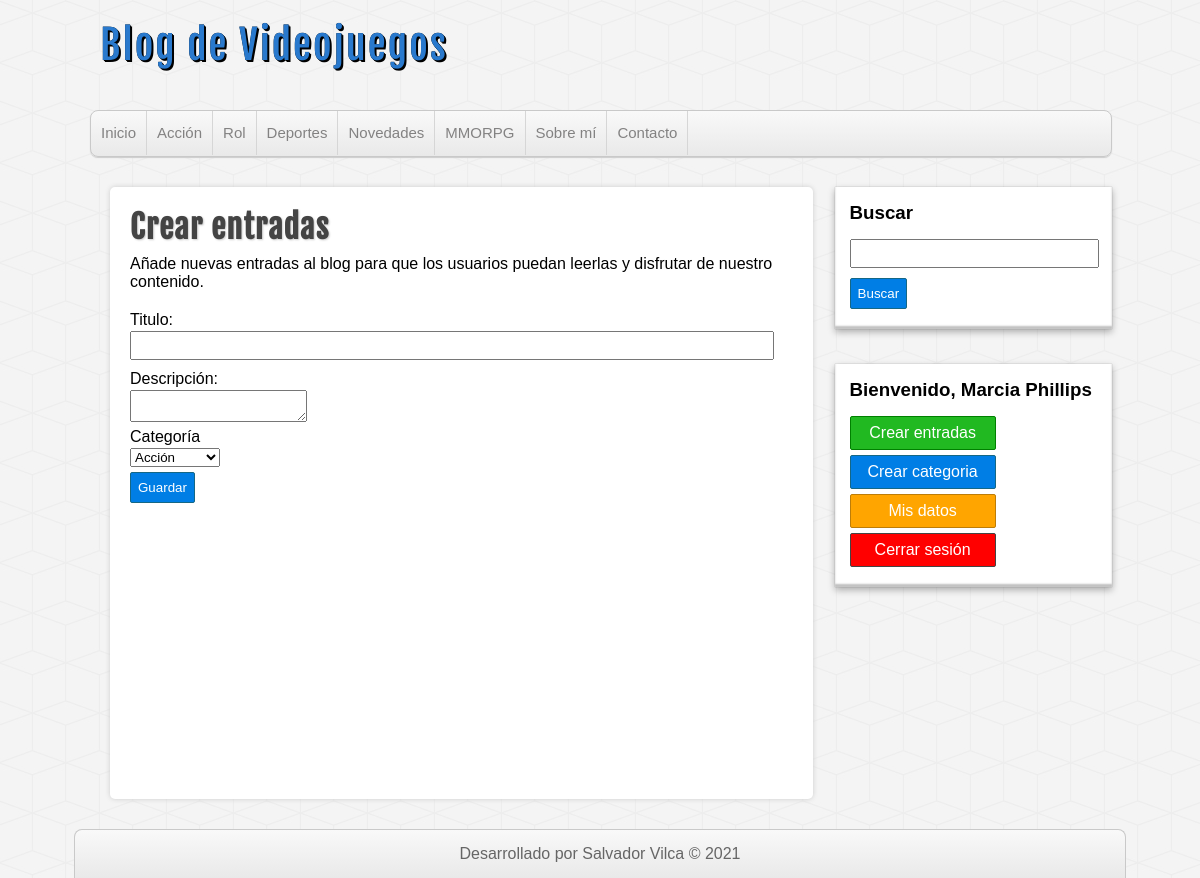
The page /crear-entradas.php (signed in) on the database its author committed.
### tables this page shows
CREATE TABLE `categorias` (
  `id` int(255) NOT NULL AUTO_INCREMENT,
  `nombre` varchar(255) NOT NULL,
  PRIMARY KEY (`id`)
);

### includes/helpers.php (called while the page is built, shortened)
<?php
function conseguirCategorias($conexion){
	$sql = "SELECT * FROM categorias ORDER BY id ASC;";
	$categorias = mysqli_query($conexion, $sql);
	$resultado = array();
	if($categorias && mysqli_num_rows($categorias) >= 1){
		$resultado = $categorias;
	}
	return $resultado;
}

### crear-entradas.php (the view, shortened to what this page needs)
<?php require_once 'includes/cabecera.php'; ?>
<?php require_once 'includes/lateral.php'; ?>
<div id="principal">
	<h1>Crear entradas</h1>
	<p>
		Añade nuevas entradas al blog para que los usuarios puedan
		leerlas y disfrutar de nuestro contenido.
	</p>
	<br/>
	<form action="guardar-entrada.php" method="POST">
		<label for="titulo">Titulo:</label>
		<input type="text" name="titulo" />
		<label for="descripcion">Descripción:</label>
		<textarea name="descripcion"></textarea>
		<label for="categoria">Categoría</label>
		<select name="categoria">
			<?php
				$categorias = conseguirCategorias($db);
				if(!empty($categorias)):
				while($categoria = mysqli_fetch_assoc($categorias)):
			?>
				<option value="<?=$categoria['id']?>">
					<?=$categoria['nombre']?>
				</option>
			<?php
				endwhile;
				endif;
			?>
		</select>
		<input type="submit" value="Guardar" />
	</form>
</div>
<?php require_once 'includes/pie.php'; ?>

### includes/cabecera.php (shortened to what this page needs)
<?php require_once 'conexion.php'; ?>
<?php require_once 'includes/helpers.php'; ?>
<!DOCTYPE HTML>
<html lang="es">
	<head>
		<link rel="stylesheet" type="text/css" href="./assets/css/style.css" />
	</head>
	<body>
		<header id="cabecera">
			<div id="logo">
				<a href="index.php">
					Blog de Videojuegos
				</a>
			</div>
			<nav id="menu">
				<ul>
					<li>
						<a href="index.php">Inicio</a>
					</li>
					<?php
						$categorias = conseguirCategorias($db);
						if(!empty($categorias)):
							while($categoria = mysqli_fetch_assoc($categorias)):
					?>
								<li>
									<a href="categoria.php?id=<?=$categoria['id']?>"><?=$categoria['nombre']?></a>
								</li>
					<?php
							endwhile;
						endif;
					?>
					<li>
						<a href="index.php">Sobre mí</a>
					</li>
					<li>
						<a href="index.php">Contacto</a>
					</li>
				</ul>
			</nav>
		</header>
		<div id="contenedor">

### assets/css/style.css (style rules this page uses)
* { margin: 0px; padding: 0px; font-family: sans-serif, Helvetica, Arial; text-decoration: none; }
body { background: url(../img/cubes.png) #F4F4F4; }
#cabecera { width: 85%; height: auto; background: transparent; margin: 0px auto; }
#logo { float:left; width: 540px; height: 110px; }
#logo a { font-family: "fajala", Helvetica; font-size: 40px; letter-spacing: 2px; color: #2979CD; text-shadow: 0px 0px 0px black, 1px 1px 0px black, 2px 2px 0px black; transition: all 500ms; line-height: 90px; margin-left: 10px; }
#menu { clear: both; width: 100%; height: 45px; background: linear-gradient(to bottom, #f9f9f9 0px, #e9e9e9 100%); border: 1px solid #C9C9C9; border-radius: 8px; box-shadow: 0px 1px 1px #ccc; overflow: hidden; }
#menu ul { list-style: none; }
#menu ul li { float: left; line-height: 44px; border-right: 1px solid #D6D6D6; }
#menu ul li a { display: block; padding-left: 10px; padding-right: 10px; font-size: 15px; color: #838282; }
#contenedor { width: 85%; height: auto; margin: 0px auto; margin-top: 30px; margin-bottom: 30px; }
label, input[type="text"], input[type="email"], input[type="password"] { display: block; width: 95%; margin-top:2px; margin-bottom: 2px; }
input[type="text"], input[type="email"], input[type="password"] { padding: 5px; margin-bottom: 10px; }
input[type="button"], input[type="submit"], .boton { margin-top: 5px; margin-bottom: 5px; display: block; border-radius: 2px; color:white; background: #007ee5; border: 1px solid #156785; cursor:pointer; padding: 7px; }
#principal { float: left; width: 65%; min-height: 572px; background:white; border-radius: 5px; box-shadow: 0px 0px 5px #ccc; margin-left: 20px; padding: 20px; overflow: hidden; }
#principal h1 { font-size: 32px; color: #444; letter-spacing: 1px; text-shadow: 1px 1px 2px #ccc; font-family: "fajala"; }
#principal p { margin-top: 8px; }

### rows shown on the page
categorias: nombre "Acción"
categorias: nombre "Rol"
categorias: nombre "Deportes"
categorias: nombre "Novedades"
categorias: nombre "MMORPG"

### other values the page prints
$_SESSION['usuario']['nombre'] "Marcia"
$_SESSION['usuario']['apellidos'] "Phillips"
form field categoria "Acción"
